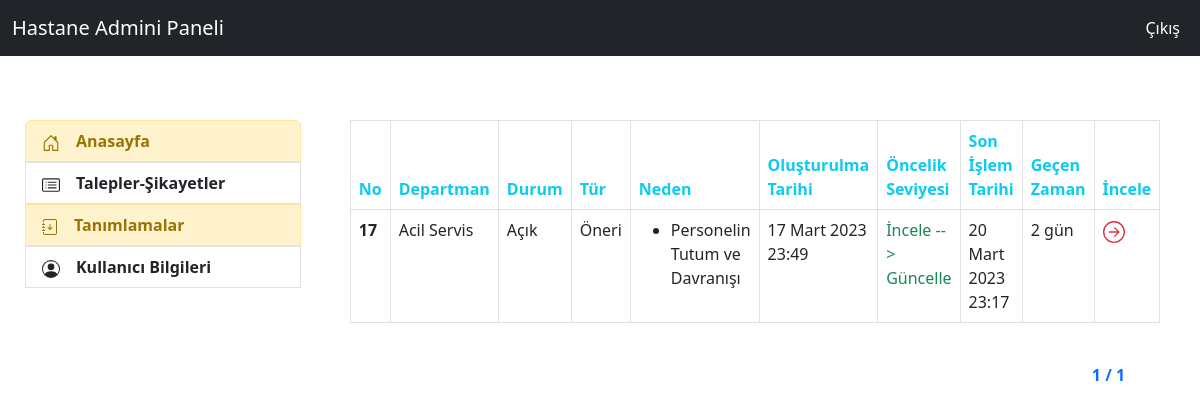
Page /feedbacks/admin_feedback (signed in) on the committed database.
### feedback/models.py (models this page shows, shortened)
class Feedback(models.Model):
    IdCompany = models.ForeignKey(Company,on_delete=models.CASCADE,verbose_name="Hastane")
    Name = models.CharField(max_length=30,verbose_name="Ad",null=True,blank=True)
    Surname = models.CharField(max_length=30,verbose_name="Soyad",null=True,blank=True)
    Email = models.EmailField(max_length=40,verbose_name="Email")
    PhoneNumber = PhoneNumberField(default="",verbose_name="Telefon Numarası")
    Content = models.TextField(verbose_name="Talep-Şikayet İçeriği")
    Photo = models.FileField(blank=True,null=True,verbose_name="Resim")
    IdDepartment = models.ForeignKey(Department,on_delete=models.CASCADE,verbose_name="Talep-Şikayet Departmanı")
    IdFeedbackType = models.ForeignKey(FeedbackType,on_delete=models.CASCADE,verbose_name="Talep-Şikayet Tipi")
    IdFeedbackSource = models.ManyToManyField(FeedbackSource,verbose_name="Talep-Şikayet Nedeni (Çoklu Seçim Yapılabilir) ")
    IdFeedbackReason = models.ManyToManyField(FeedbackReason,verbose_name="Talep-Şikayet Nedeni (Detay) (Çoklu Seçim Yapılabilir) ")
    IdFeedbackPersonel =models.ManyToManyField(FeedbackPersonel,verbose_name="Talep-Şikayet Personeli (Çoklu Seçim Yapılabilir) ")
    FeedbackOpenDate = models.DateTimeField(auto_now_add=True,verbose_name="Oluşturulma Tarihi")
    IdFeedbackPriorityLevel = models.ForeignKey(FeedbackPriorityLevel,null=True,on_delete=models.CASCADE,verbose_name="Talep-Şikayet Öncelik Seviyesi")
    IdFeedbackStatus = models.ForeignKey(FeedbackStatus,default=1,verbose_name="Talep-Şikayet Durumu",on_delete=models.CASCADE)
    FeedbackClosedDate= models.DateTimeField(auto_now=True,verbose_name="Talep-Şikayet Son İşlem Saati")
    LastSolveDate = models.DateTimeField(null=True,verbose_name="Talep ve Şikayetin Yanıtı İçin Gerekli Zaman(Ör: ..-..-.... 17:40)")
    DurationTime = models.CharField(max_length=100,verbose_name="Geçen Zaman",null=True)
    class Meta:
        ordering = ["IdFeedbackStatus__id","-IdFeedbackPriorityLevel__id"]

class Department(models.Model):
    idcompany= models.ForeignKey(Company,on_delete=models.CASCADE,verbose_name="dprt_company")
    name = models.CharField(max_length=50,verbose_name="Departman Adı")
    status = models.CharField(max_length=6,verbose_name="Durum",choices=status_choices)
    def __str__(self):
        return self.name

class FeedbackStatus(models.Model):
    IdCompany = models.ForeignKey(Company,verbose_name="status_ıdcompany",on_delete=models.CASCADE)
    name = models.CharField(max_length=7,verbose_name="Durum Adı",choices=f_status_choice)

class FeedbackType(models.Model):
    idcompany= models.ForeignKey(Company,on_delete=models.CASCADE,verbose_name="f_type_company")
    name = models.CharField(max_length=8,verbose_name="Talep-Şikayet Tipi")
    status = models.CharField(max_length=6,verbose_name="Durum",choices=status_choices)
    def __str__(self):
        return self.name

class FeedbackReason(models.Model):
    idcompany= models.ForeignKey(Company,on_delete=models.CASCADE,verbose_name="f_reason_company")
    name = models.CharField(max_length=35,verbose_name="Talep-Şikayet Nedeni Adı")
    status = models.CharField(max_length=6,verbose_name="Durum",choices=status_choices)

### feedback/views.py (the view)
# urls.py: path('admin_feedback',views.admin_feedback,name="admin_feedback"),
@login_required(login_url="user:login")
def admin_feedback(request):
    k_user = request.user
    d_user = UserAddProfile.objects.filter(user=k_user).first()
    company_id = d_user.user_company
    feedbacks_list = Feedback.objects.filter(IdCompany=company_id,IdFeedbackStatus__name="Açık")
    for feedback in feedbacks_list:
        zaman(feedback)
    paginator = Paginator(feedbacks_list,1) #10 yap
    page = request.GET.get('sayfa')
    try:
        feedbacks = paginator.page(page)
    except PageNotAnInteger:
        feedbacks = paginator.page(1)
    except EmptyPage:
        feedbacks = paginator.page(paginator.num_pages)
    context = {
        "feedbacks":feedbacks
    }
    return render(request,"admin/admin_feedback.html",context)

### feedback/views.py (called while the page is built)
def zaman(feedback):
        liste = list()
        time = now() - feedback.FeedbackOpenDate
        for t in str(time):
            liste.append(t)
        if liste[2] == "d":
            time = liste[0] + " gün"
        elif liste[0]=="0" and liste[1]==":":
            time = liste[2]+liste[3]+" dakika"
        elif liste[3]=="d":
            time = liste[0]+liste[1]+" gün"
        elif liste[1]==":" and int(liste[2]) == True :
            time = liste[0]+liste[1]+ " saat"
        elif liste[2] == ":" :
            time = liste[0]+liste[1]+ " saat"
        elif liste[1] == ":":
            time =liste[0]+ " saat"
        elif liste[2]=="m":
            time = liste[0] +" ay"
        elif liste[3]=="m":
            time = liste[0]+liste[1]+" ay"
        feedback.DurationTime = time
        feedback.save()

### templates/admin/admin_feedback.html (shortened to what this page needs)
{% extends "admin/layout.html" %}
{% block content %}
{% if feedbacks %}
<table class="table table-bordered">
  <thead>
    <tr>
      <th scope="col" class="text-info">No</th>
      <th scope="col" class="text-info">Departman</th>
      <th scope="col" class="text-info">Durum</th>
      <th scope="col" class="text-info">Tür</th>
      <th scope="col" class="text-info">Neden</th>
      <th scope="col" class="text-info">Oluşturulma Tarihi</th>
      <th scope="col" class="text-info">Öncelik Seviyesi</th>
      <th scope="col" class="text-info">Son İşlem Tarihi</th>
      <th scope="col" class="text-info">Geçen Zaman</th>
      <th scope="col" class="text-info">İncele</th>
    </tr>
  </thead>
  <tbody>
        {% for feedback in feedbacks %}
              <tr>
                <td><b>{{feedback.id}}</b></td>
                <td>{{feedback.IdDepartment}}</td>
                <td>{{feedback.IdFeedbackStatus.name}}</td>
                <td>{{feedback.IdFeedbackType}}</td>
                <td>
                {% for f_reason in feedback.IdFeedbackReason.all %}
                    <ul><li>{{f_reason.name}}</li></ul>
                {% endfor %}
                </td>
                <td>{{feedback.FeedbackOpenDate}}</td>
                {% if feedback.IdFeedbackPriorityLevel == None %}
                    <td class= "text-success">İncele --> Güncelle </td>
                {% else %}
                    <td>{{feedback.IdFeedbackPriorityLevel}}</td>
                {% endif %}
                <td>{{feedback.FeedbackClosedDate}}</td>
                <td>{{feedback.DurationTime}}</td>
                <td><a href="{% url 'feedback:admin_feedback_detail' feedback.id %}" class="text-danger">
                <b></b></a></td>
              </tr>
        {% endfor %}
      </tbody>
    </table><br>
        <div class="d-flex justify-content-end ">
            <div class="pagination">
                <span class="step-links">
                    <span class="text-primary">
                        <b>{{ feedbacks.number }} / {{ feedbacks.paginator.num_pages }}</b>
                    </span>
                </span>
            </div>
        </div>
{% else %}
<div class="alert alert-danger">
    Açık Talep-Şikayet Bulunmamaktadır!
</div>
{% endif %}
{% endblock content %}

### rows in the picture
Feedback: id "17", IdDepartment "Acil Servis", IdFeedbackStatus.name "Açık", IdFeedbackType "Öneri", FeedbackOpenDate "17 Mart 2023 23:49", shows "İncele --> Güncelle", FeedbackClosedDate "20 Mart 2023 23:17", DurationTime "2 gün"
FeedbackReason: name "Personelin Tutum ve Davranışı"

### other values in the picture
{{ feedbacks.number }} "1"
{{ feedbacks.paginator.num_pages }} "1"
